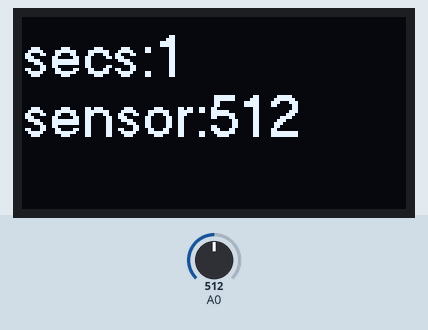
Bench run of a sketch on a simulated Arduino Uno, built with avr-gcc and run on an emulated ATmega328P. On the bench: 128×64 one-colour display. The test bench sets the inputs (shaded band); at power-on: A0 = 512.

Above: at 1.2 s.
1.3 s: A0 set to 716
At 2.8 s:
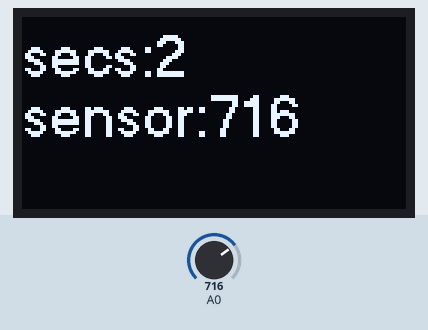
3.5 s: A0 set to 900
At 4.8 s:
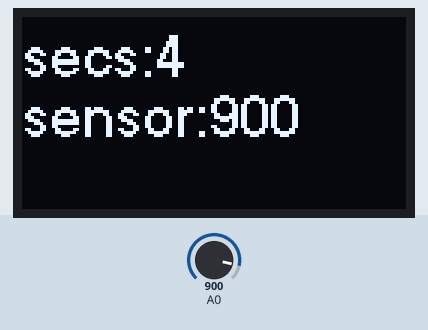
5.5 s: A0 set to 1023
At 6.8 s:
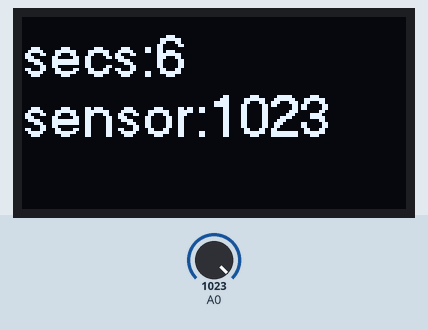
Timing chart, 0 to 8.5 s (numbered marks = the images above; inputs shaded):
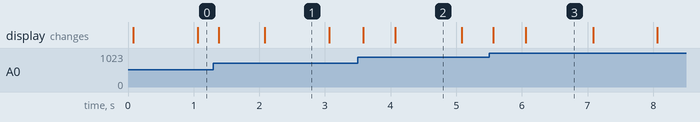

The sketch:

u8g2_SSD1309_OLED_Example.ino
```cpp
/*
  Minimal example for SS1309 128x64 Transparent OLED display

  This example reads the millis() and an analog sensor and displays both.
  Circuit:
  - SSD1309 128x64 Transparent OLED screen:
  -   https://www.crystalfontz.com/product/cfal12856a00151b-128x56-transparent-oled-screen
  - Crystalfontz OLED breakout board:
  -   https://www.crystalfontz.com/product/cfa10105-oled-breakout-board
  - Breakout board pins connected as below:
    - Breakout pin 1: 3.3V
    - Breakout pin 2: Ground
    - Breakout pin 3: Arduino SPI CLK
    - Breakout pin 4: Arduino SPI SDO
    - Breakout pin 5: Arduino SPI CS (OLED_CS below)
    - Breakout pin 7: Arduino OLED_DC
    - Breakout pin 9: Arduino OLED_RESET

  created 25 Jan 2021
  modified 15 Feb 2021
  by Tom Igoe
*/

#include <U8g2lib.h>
#include <SPI.h>
// set pins.
const int OLED_CS = 10;
const int OLED_DC = 9;
const int  OLED_RESET =  8;

// initialize the display with the right driver. See
// https://github.com/olikraus/u8g2/wiki/u8g2setupcpp#constructor-name
// for driver names. There are many. It goes:
// U8G2_driver_resolution_name_bufferSize_commInterface:
U8G2_SSD1309_128X64_NONAME2_F_4W_HW_SPI display(U8G2_R0, OLED_CS, OLED_DC, OLED_RESET);


void setup() {
  // initialize serial and display
  Serial.begin(9600);
  display.begin();
  // rotation values are at
  // https://github.com/olikraus/u8g2/wiki/u8g2reference#setdisplayrotation
  // not really needed, as it's set in the initialization, but here for reference:
  display.setDisplayRotation(U8G2_R0);
  // light fonts:
  display.setFontMode(1);
  // dark display:
  display.setDrawColor(1);
}

void loop() {
  int sensorReading = analogRead(A0);

  // clear the display:
  display.clearBuffer();
  // fonts are found at https://github.com/olikraus/u8g2/wiki/fntlistall#u8g2-font-names
  display.setFont(u8g2_font_crox4h_tf);

  // move the cursor to 0,0:
  display.setCursor(0, 20);
  // print the seconds:
  display.print("secs:");
  display.print(millis() / 1000);

  // move the cursor down 20 pixels:
  display.setCursor(0, 40);
  // print a sensor reading:
  display.print("sensor:");
  display.print(sensorReading);
  // push everything out to the screen:
  display.sendBuffer();
}
```

Measured:
- what the display in image 1 shows lasts 1.0 s, from 2.1 s to 3.1 s
